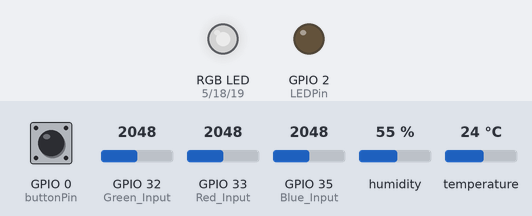
A sketch run on a simulated ESP32. On the bench: an RGB LED mixed from three pins (HIGH = lit), output pins drawn as LEDs (lit = HIGH). Dashed ring = blinking. The test bench sets the inputs (shaded band); at power-on: GPIO 0 (buttonPin) HIGH, GPIO 32 (Green_Input) = 2048, GPIO 33 (Red_Input) = 2048, GPIO 35 (Blue_Input) = 2048, humidity 55 %, temperature 24 °C. Dim RGB values are drawn brighter than linear; WiFi joins after 1.5 s; servers stay silent unless stated; what the sketch prints to the serial monitor is not drawn.

Above: at 2.7 s.
2.8 s: GPIO 0 (buttonPin) pulled LOW for 1 s
At 3.17 s:
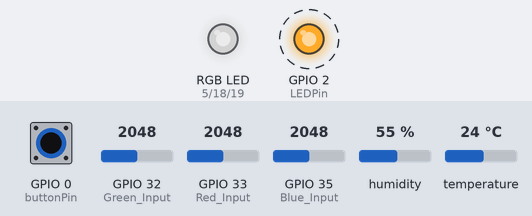
5.3 s: GPIO 32 (Green_Input) set to 2866
At 5.8 s:
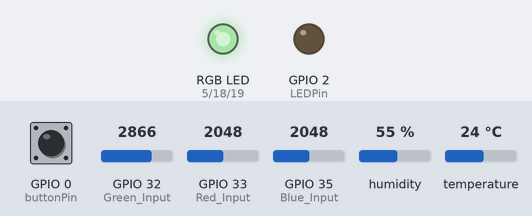
6.8 s: GPIO 33 (Red_Input) set to 2866
At 8.0 s:
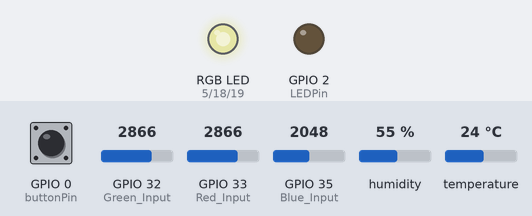
8.3 s: GPIO 35 (Blue_Input) set to 2866
At 9.4 s:
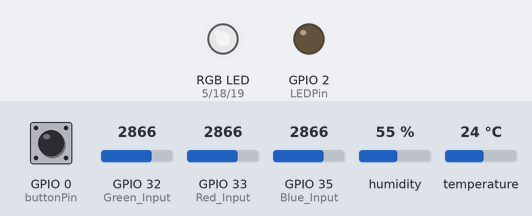
9.8 s: GPIO 0 (buttonPin) pulled LOW for 0.15 s
At 11.0 s:
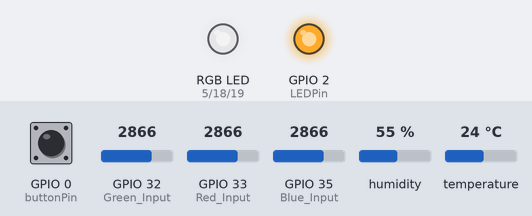
11.5 s: GPIO 32 (Green_Input) set to 3972
At 12.6 s:
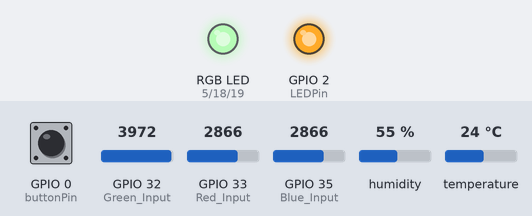
Timing chart, 0 to 14.0 s (numbered marks = the images above; inputs shaded):
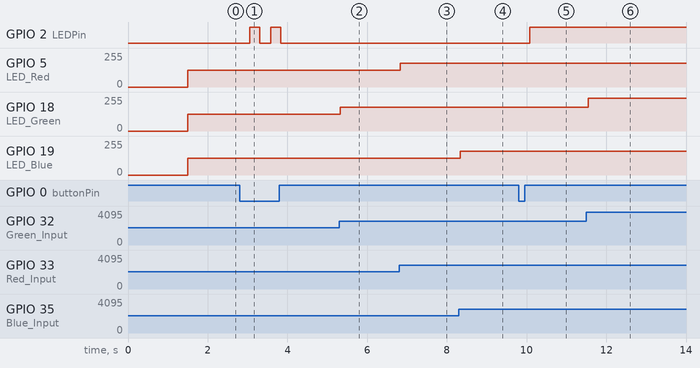

The sketch:

microcontroller-sensor-app.ino
```cpp
#include <WiFi.h>
#include <SocketIoClient.h>
#include <ArduinoJson.h>
#include <DHT.h>


// Potentiometer GPIO
#define Red_Input         33
#define Green_Input       32
#define Blue_Input        35

// LED GPIO
#define LED_Red           5
#define LED_Green         18
#define LED_Blue          19

// PWM Chanel (0 - 16)
#define PWM_Chane1_Red    0
#define PWM_Chane1_Green  1
#define PWM_Chane1_Blue   2

#define PWM_Resolution    8
#define PWM_Frequency     1000

// Type of sensor that detects temperature and humidity.
#define sensorType DHT11

// Temperature And Humidity Sensor GPIO
#define temperatureAndHumiditySensorPin  23

DHT temperatureAndHumiditySensor(temperatureAndHumiditySensorPin, sensorType);
int humidity;
int temperature;

int red_value   = 0;
int green_value = 0;
int blue_value  = 0;

// Stores the amount of time the microcontroller has been on
unsigned long TimeWorking;
unsigned long elapsedTimeOfLastExecutionSetValues;
#define lapseOfTimeSetValues 100

/////////////////////////////////////
////// USER DEFINED VARIABLES //////
///////////////////////////////////
/// WIFI Settings ///
const char* ssid     = "change to ssid";
const char* password = "change to password";

/// Socket.IO Settings ///
bool useSSL                 = true; // Use SSL Authentication
char host[]                 = "192.168.0.147"; // Socket.IO Server Address
int port                    = 8081; // Socket.IO Port Address
char sslHost[]              = "backend-sensor-app.herokuapp.com"; // Socket.IO Server Address with ssl certificate
int sslPort                 = 443; // Socket.IO Port Address with ssl certificate
char path[]                 = "/socket.io/?transport=websocket"; // Socket.IO Base Path
const char * sslFingerprint = "";  // SSL Certificate Fingerprint
bool useAuth                = false; // use Socket.IO Authentication
const char * serverUsername = "socketIOUsername";
const char * serverPassword = "socketIOPassword";

/// Pin Settings ///
int LEDPin    = 2;
int buttonPin = 0;


/////////////////////////////////////
////// ESP32 Socket.IO Client //////
///////////////////////////////////

SocketIoClient webSocket;
WiFiClient client;

bool LEDState = false;


void socket_Connected(const char * payload, size_t length) {
  Serial.println("Socket.IO Connected!");
}

void socket_statusCheck(const char * payload, size_t length) {
  char* message = "\"ON\"";
  if (!LEDState) {
    message = "\"OFF\"";
  }
  webSocket.emit("status", message);
}

void socket_event(const char * payload, size_t length) {
  Serial.print("got message: ");
  Serial.println(payload);
}

void socket_pushButton(const char * payload, size_t length) {
  LEDStateChange(!LEDState);
}

void LEDStateChange(const bool newState) {
  char* message = "\"ON\"";
  if (!newState) {
    message = "\"OFF\"";
  }
  webSocket.emit("state_change", message);
  LEDState = newState;
  Serial.print("LED state has changed: ");
  Serial.println(message);
}

void checkLEDState() {
  digitalWrite(LEDPin, LEDState);
  const bool newState = digitalRead(buttonPin); // See if button is physically pushed
  if (!newState) {
    LEDStateChange(!LEDState);
    delay(250);
  }
}

void setPwmOutputs() {
  ledcAttachPin(LED_Red,    PWM_Chane1_Red);
  ledcAttachPin(LED_Green,  PWM_Chane1_Green);
  ledcAttachPin(LED_Blue,   PWM_Chane1_Blue);

  ledcSetup(PWM_Chane1_Red,   PWM_Frequency, PWM_Resolution);
  ledcSetup(PWM_Chane1_Green, PWM_Frequency, PWM_Resolution);
  ledcSetup(PWM_Chane1_Blue,  PWM_Frequency, PWM_Resolution);
}

void setPinStatus() {
  pinMode(LEDPin, OUTPUT);
  pinMode(buttonPin, INPUT);
  setPwmOutputs();
}

void initializeWifiConnection() {
  Serial.println();
  Serial.println();
  Serial.print("Connecting to ");
  Serial.println(ssid);

  WiFi.begin(ssid, password);

  while (WiFi.status() != WL_CONNECTED) {
    delay(500);
    Serial.print(".");
  }

  Serial.println("");
  Serial.println("WiFi connected");
  Serial.println("IP address: ");
  Serial.println(WiFi.localIP());
}

void setupOnListenEvents() {
  webSocket.on("connect", socket_Connected);
  webSocket.on("event", socket_event);
  webSocket.on("status", socket_statusCheck);
  webSocket.on("state_change_request", socket_pushButton);
}

void handleAuthentication() {
  if (useAuth) {
    webSocket.setAuthorization(serverUsername, serverPassword);
  }
}

void setupWebsocketConnection() {
  if (useSSL) {
    webSocket.beginSSL(sslHost, sslPort, path, sslFingerprint);
  } else {
    webSocket.begin(host, port, path);
  }

  handleAuthentication();
}

void setup() {

  Serial.begin(115200);
  while (!Serial) continue;

  setPinStatus();

  initializeWifiConnection();

  setupOnListenEvents();

  setupWebsocketConnection();

  temperatureAndHumiditySensor.begin();
}

String valuesToJson() {
  StaticJsonDocument<1024> jsonValues;
  JsonObject rgbValues = jsonValues.createNestedObject("rgbValues");
  rgbValues["red"] = red_value;
  rgbValues["green"] = green_value;
  rgbValues["blue"] = blue_value;

  JsonObject temperatureAndHumidityValues = jsonValues.createNestedObject("temperatureAndHumidityValues");
  temperatureAndHumidityValues["temperature"] = temperature;
  temperatureAndHumidityValues["humidity"] = humidity;

  String stringValues;

  serializeJson(jsonValues, stringValues);

  return stringValues;
}

bool isTimeToSetAndEmitValues() {
  TimeWorking = millis();
  if (TimeWorking - elapsedTimeOfLastExecutionSetValues >= lapseOfTimeSetValues) {
    elapsedTimeOfLastExecutionSetValues = TimeWorking;
    return true;
  } else {
    return false;
  }
}

void setPwmValues() {
  red_value   = map(analogRead(Red_Input),    0, 4095, 0, 255);
  green_value = map(analogRead(Green_Input),  0, 4095, 0, 255);
  blue_value  = map(analogRead(Blue_Input),   0, 4095, 0, 255);

  ledcWrite(PWM_Chane1_Red,   red_value);
  ledcWrite(PWM_Chane1_Green, green_value);
  ledcWrite(PWM_Chane1_Blue,  blue_value);
}

void setTemperatureAndHumidity() {
  humidity = temperatureAndHumiditySensor.readHumidity();
  temperature = temperatureAndHumiditySensor.readTemperature();
}

void emitValuesViaWebsocket() {
  String jsonvalues = valuesToJson();
  const char* message = const_cast<char*>(jsonvalues.c_str());
  webSocket.emit("values", message);
}

void setValues() {
  setPwmValues();
  setTemperatureAndHumidity();
}

void loop() {
  webSocket.loop();
  checkLEDState();
  if (isTimeToSetAndEmitValues()) {
    setValues();
    emitValuesViaWebsocket();
  }
}
```

Measured:
- after the input at 2.8 s, GPIO 2 (LEDPin): alternates HIGH for 0.25 s and LOW for 0.27 s, 4 changes in all, then stays LOW, starting after 0.25 s
- after the input at 5.3 s, GPIO 18 (LED_Green): 127/255 → 177/255 at once
- after the input at 6.8 s, GPIO 5 (LED_Red): 127/255 → 177/255 at once
- after the input at 8.3 s, GPIO 19 (LED_Blue): 127/255 → 177/255 at once
- after the input at 9.8 s, GPIO 2 (LEDPin): LOW → HIGH after 0.27 s
- after the input at 11.5 s, GPIO 18 (LED_Green): 177/255 → 246/255 after 0.05 s
